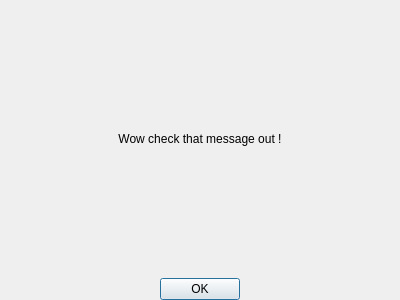
<?xml version="1.0" encoding="UTF-8"?>
<ui version="4.0">
 <class>PopupWidget</class>
 <widget class="QDialog" name="PopupWidget">
  <property name="geometry">
   <rect>
    <x>0</x>
    <y>0</y>
    <width>400</width>
    <height>300</height>
   </rect>
  </property>
  <property name="windowTitle">
   <string>Dialog</string>
  </property>
  <layout class="QVBoxLayout" name="verticalLayout">
   <property name="spacing">
    <number>0</number>
   </property>
   <property name="sizeConstraint">
    <enum>QLayout::SetDefaultConstraint</enum>
   </property>
   <property name="leftMargin">
    <number>0</number>
   </property>
   <property name="topMargin">
    <number>0</number>
   </property>
   <property name="rightMargin">
    <number>0</number>
   </property>
   <property name="bottomMargin">
    <number>0</number>
   </property>
   <item>
    <widget class="QLabel" name="message">
     <property name="text">
      <string>Wow check that message out !</string>
     </property>
     <property name="alignment">
      <set>Qt::AlignCenter</set>
     </property>
     <property name="wordWrap">
      <bool>true</bool>
     </property>
    </widget>
   </item>
   <item>
    <layout class="QHBoxLayout" name="OkButtonLayout">
     <property name="spacing">
      <number>0</number>
     </property>
     <item>
      <spacer name="OkButtonLeftSpacer">
       <property name="orientation">
        <enum>Qt::Horizontal</enum>
       </property>
       <property name="sizeHint" stdset="0">
        <size>
         <width>40</width>
         <height>20</height>
        </size>
       </property>
      </spacer>
     </item>
     <item>
      <widget class="QPushButton" name="OkButton">
       <property name="text">
        <string>OK</string>
       </property>
      </widget>
     </item>
     <item>
      <spacer name="OkButtonRightSpacer">
       <property name="orientation">
        <enum>Qt::Horizontal</enum>
       </property>
       <property name="sizeHint" stdset="0">
        <size>
         <width>40</width>
         <height>20</height>
        </size>
       </property>
      </spacer>
     </item>
    </layout>
   </item>
  </layout>
 </widget>
 <resources/>
 <connections/>
</ui>
